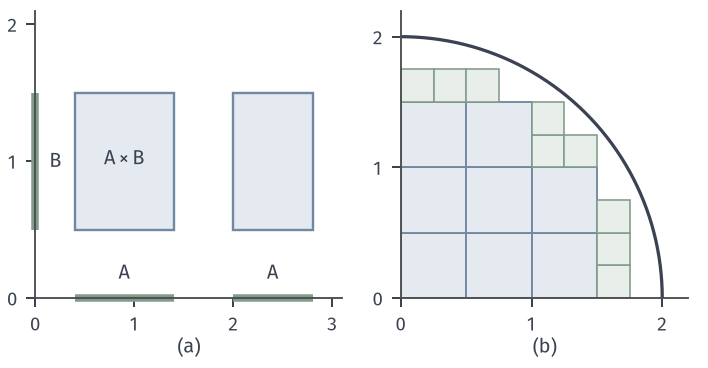

Reproduce this figure in Python.
from pathlib import Path
import sys
ROOT = next(p for p in Path(__file__).resolve().parents if (p/"build.sh").is_file() and (p/"tex/book.tex").is_file())
sys.path.insert(0, str(ROOT/"figures/00-shared/mathematical-preliminaries-upper/00-shared/comprehension-figures"))
from support import figure, save, BLUE, GREEN, YELLOW, RED, PURPLE, INK, MUTED, GRID, BLUE_FILL, GREEN_FILL, YELLOW_FILL, RED_FILL, PURPLE_FILL
import numpy as np
from matplotlib.patches import Rectangle

def labels(fig, axes, y=.03):
    for ax, s in zip(axes, ['(a)', '(b)', '(c)']):
        p = ax.get_position(); fig.text((p.x0+p.x1)/2, y, s, ha='center', va='bottom')

# (a) A x B, A=[.4,1.4]U[2,2.8], B=[.5,1.5]. (b) cells of side .5 and .25 inside the quarter disc r=2.
fig, axes = figure(width_mm=100, height_mm=52, ncols=2)
fig.set_layout_engine(None)
fig.subplots_adjust(left=.05, right=.985, top=.97, bottom=.19, wspace=.16)
a, b = axes
A = [(.4, 1.4), (2.0, 2.8)]; B = (.5, 1.5)
for l, r in A:
    a.add_patch(Rectangle((l, B[0]), r-l, B[1]-B[0], fc=BLUE_FILL, ec=BLUE, lw=.95))
    a.plot([l, r], [0, 0], color=GREEN, lw=3, solid_capstyle='butt', clip_on=False)
a.plot([0, 0], B, color=GREEN, lw=3, solid_capstyle='butt', clip_on=False)
a.text(.9, 1.02, '$A\\times B$', ha='center', va='center', color=INK)
a.text(.9, .14, '$A$', ha='center', color=INK); a.text(2.4, .14, '$A$', ha='center', color=INK); a.text(.14, 1, '$B$', ha='left', va='center', color=INK)
a.set_xlim(0, 3.1); a.set_ylim(0, 2.1); a.set_xticks([0, 1, 2, 3]); a.set_yticks([0, 1, 2])
inside = lambda x, y, s: (x+s)**2+(y+s)**2 <= 4
big = set()
for i in range(4):
    for j in range(4):
        if inside(i*.5, j*.5, .5):
            big.add((i, j)); b.add_patch(Rectangle((i*.5, j*.5), .5, .5, fc=BLUE_FILL, ec=BLUE, lw=.75))
for i in range(8):
    for j in range(8):
        if (i//2, j//2) not in big and inside(i*.25, j*.25, .25):
            b.add_patch(Rectangle((i*.25, j*.25), .25, .25, fc=GREEN_FILL, ec=GREEN, lw=.65))
t = np.linspace(0, np.pi/2, 200); b.plot(2*np.cos(t), 2*np.sin(t), color=INK, lw=1.3)
b.set_xlim(0, 2.2); b.set_ylim(0, 2.2); b.set_xticks([0, 1, 2]); b.set_yticks([0, 1, 2]); b.set_aspect('equal')
labels(fig, axes)
save(fig, Path(__file__).resolve().parent, 'figure', {'formula': 'A=[.4,1.4]U[2,2.8], B=[.5,1.5]; quarter disc r=2 with closed cells inside on .5 and .25 grids'})
